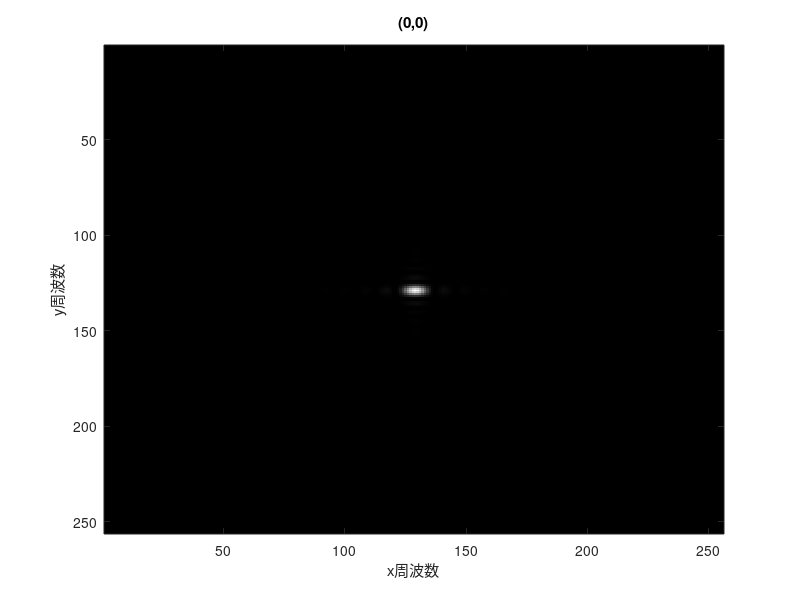
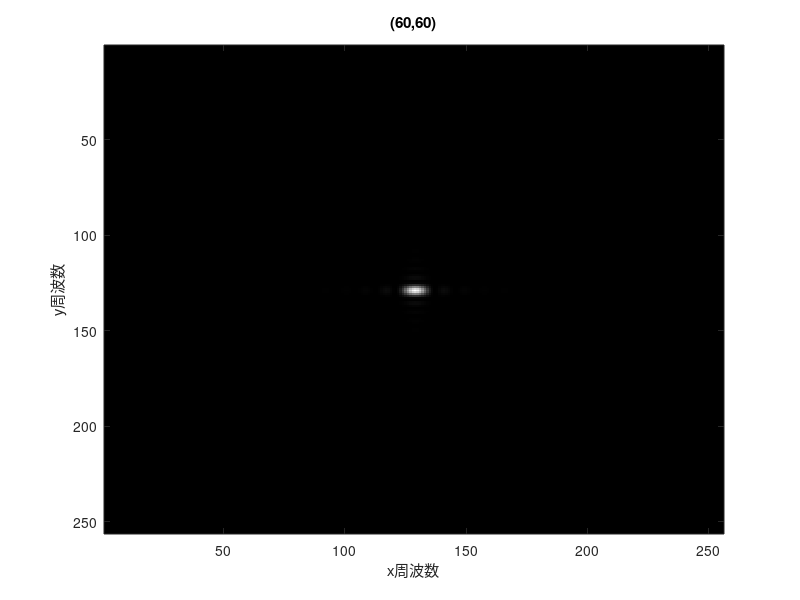
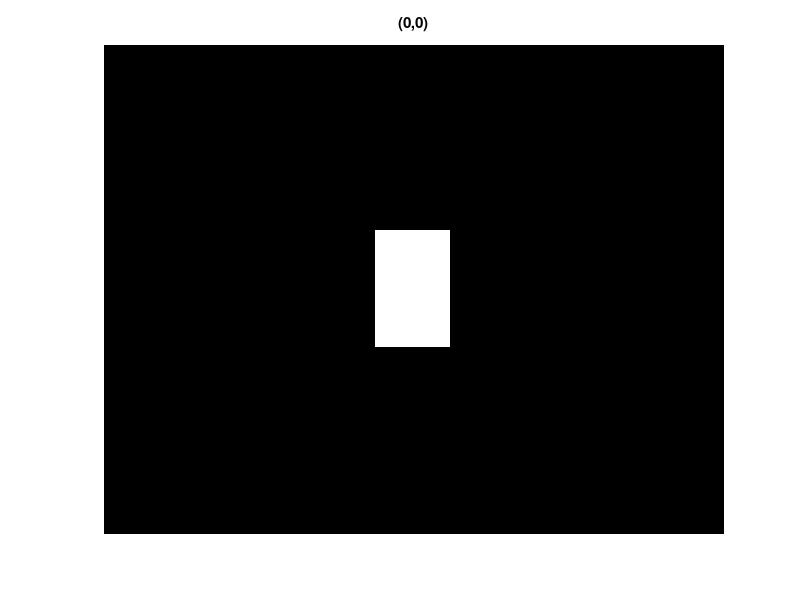
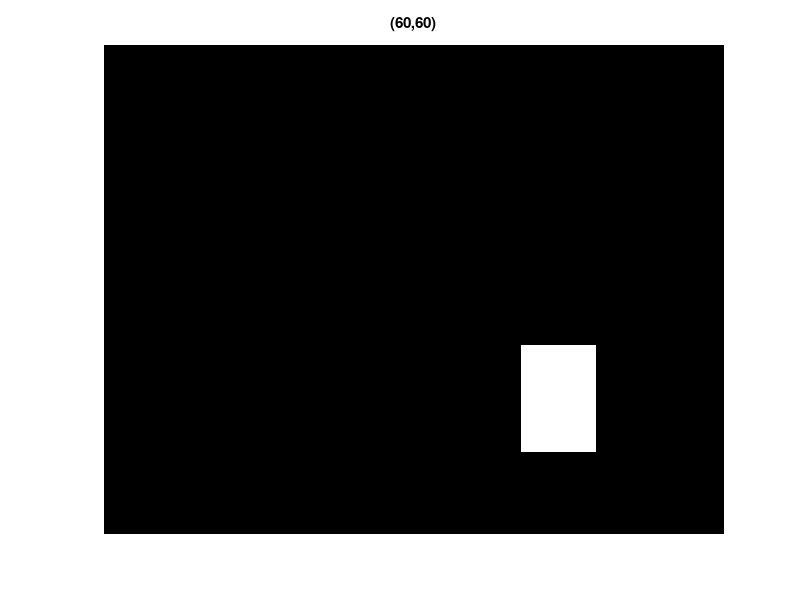

These charts were generated, in order, by the following MATLAB code:
clear all;
close all;

h=256; w=256;
img=zeros(h,w);
img1=img; img2=img;

img1(98:158,113:143)=1;
img2(158:213,173:203)=1;

img1_f=fft2(img1);
img2_f=fft2(img2);
img1_fs=fftshift(img1_f);
img2_fs=fftshift(img2_f);
img1_abs=abs(img2_fs);
img2_abs=abs(img2_fs);
power1=img1_abs.^2;
power2=img2_abs.^2;

figure;
colormap(gray(256));
imagesc(power1);
xlabel('x周波数');
ylabel('y周波数');
title('(0,0)');
figure;
colormap(gray(256));
imagesc(power2);
xlabel('x周波数');
ylabel('y周波数');
title('(60,60)');

figure;
colormap(gray(256));
imagesc(img1);
axis off;
title('(0,0)');
figure;
colormap(gray(256));
imagesc(img2);
axis off;
title('(60,60)');